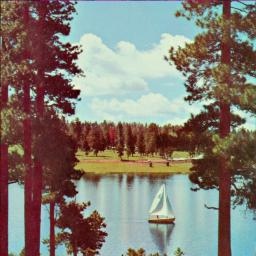
%> input picture Capped Frobenius norm based RTC/Data_Source/Scenery.jpg, 256 x 256 px
$ octave Demo_Image.m   (GNU Octave 9; MATLAB toolbox functions it lacks are replaced by stand-ins)
%> lines starting %> are read from the running program, lines starting %| are printed output that depends on the picture
### Capped Frobenius norm based RTC/TensorRing/Completion_TR3.m
function [Utr,loss,F_rec,S_rec] = Completion_TR3(U_Omega, P_Omega, para, Data)
% U_Omega: I1 * I2 *... *In tensor with missing entries filled by 0
% P_Omega: I1 * I2 *... *In binary observation tensor
% para:    para.max_iter, para.max_tot, para.r
%
% Utr:     Decomposition term

% Initialization
Utr = TR_Initialization(U_Omega,  para.r);
d = length(para.r);
iter =0;
ip = para.ip;
Data_Size = para.Data_Size;
scale = 100;
if para.robust == 1
    [N,Omega_Clear] =  Max_D_Find_N(U_Omega,3,scale);
    for j = 1 : 2
        for i=1:d
            Utr{i} = Updata_U1(TensPermute(Omega_Clear.*P_Omega, i), Utr([i:d, 1:i-1]),TensPermute(U_Omega-N, i));
        end
    end
end
[loss,F_rec,S_rec] = deal([],[],[]);

%%
while( iter < para.max_iter)
    if para.robust == 1
        U_hat = reshape(Ui2U(Utr), size(U_Omega));
        R_Omega = (U_Omega - U_hat).*P_Omega ;
        [N,~,scale] = Max_D_Find_N(R_Omega,ip,scale);
        for i=1:d
            Utr{i} = Updata_U1(TensPermute(P_Omega, i), Utr([i:d, 1:i-1]),TensPermute(U_Omega - N, i));
        end
    else
        for i=1:d
            Utr{i} = Updata_U1(TensPermute(P_Omega, i), Utr([i:d, 1:i-1]),TensPermute(U_Omega, i));
        end
    end

    iter =iter+1;
    %%

    N_temp = N;
    N_L_index = find(abs(N_temp)>=scale);
    N_temp(N_L_index) = scale^2;

    loss(iter) = norm(T2V(reshape(U_Omega, Data_Size) - reshape(Ui2U(Utr).*P_Omega, Data_Size) - reshape(N.*P_Omega, Data_Size)))^2 + sum(T2V(reshape(N_temp.*P_Omega, Data_Size)));
    F_rec{iter} = Utr;
    S_rec{iter} = N;

    tot = norm(T2V(reshape(Ui2U(Utr), Data_Size) - Data))^2/prod(Data_Size);
    if para.disp ==1
        disp(['At iteration ', num2str(iter), ', MSE ', num2str(tot)]);
    end

end
end

### Capped Frobenius norm based RTC/Demo_Image.m
clear; close all; warning off;
addpath Data_Source
addpath TensorRing
addpath tensorlab

samplingModel = 1;
noiseModel = 1;
%% Original Data
Data = imread('Scenery.jpg');
%> Data is the input picture: size 256x256x3 uint8; mean R, G, B 131.4, 124.8, 115.4
Data = double(Data)./255;
%> Data: size 256x256x3 double

%% Randomsampling Missing Entries
Data_Size = size(Data);
%> Data_Size = [256 256 3]
if samplingModel ==1
    ObserveRatio = 0.5;
    Omega = zeros(Data_Size);
    Omega(randsample(prod(Data_Size), fix(ObserveRatio*prod(Data_Size)))) = 1;
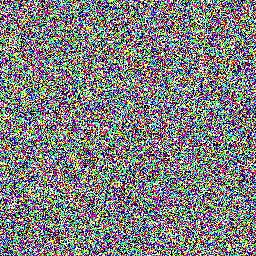
%> Omega: size 256x256x3 double; mean R, G, B 0.499, 0.501, 0.501
else
    Omega = mask();
end

Data_Missing = Data.* Omega;
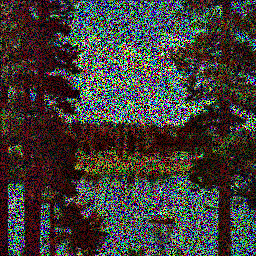
%> Data_Missing: size 256x256x3 double; mean R, G, B 0.257, 0.244, 0.227

if noiseModel ==1
    Data_Missing = imnoise(Data_Missing,'gaussian',0,0.002);
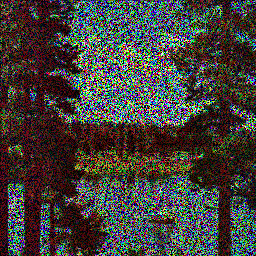
%> Data_Missing: size 256x256x3 double; mean R, G, B 0.266, 0.253, 0.236
    Data_Missing = imnoise(Data_Missing,'salt & pepper',0.2);
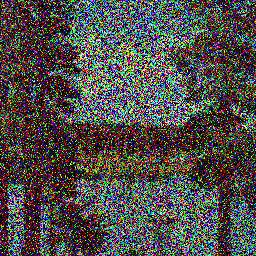
%> Data_Missing: size 256x256x3 double; mean R, G, B 0.312, 0.303, 0.29
else
    Data_Missing = imnoise(Data_Missing,'gaussian',0,0.01);
end

%% Complete Missing Data By TR
% TR Parameter
Reshape_Dim   = [16,16,16,16,3]; % building
r  = 13;
para_TR.robust = 1;
para_TR.Data_Size = Data_Size;
%> para_TR.Data_Size = [256 256 3]
%> the run ends on the next line

para_TR.disp = 1;
para_TR.ip = 3;
para_TR.r = ones(length(Reshape_Dim), 1) * r;   % Tensor Ring Rank

%% RTR Completion
para_TR.max_iter= 50;
tic
Utr = Completion_TR3(reshape(Data_Missing, Reshape_Dim), reshape(Omega, Reshape_Dim), para_TR, Data);
